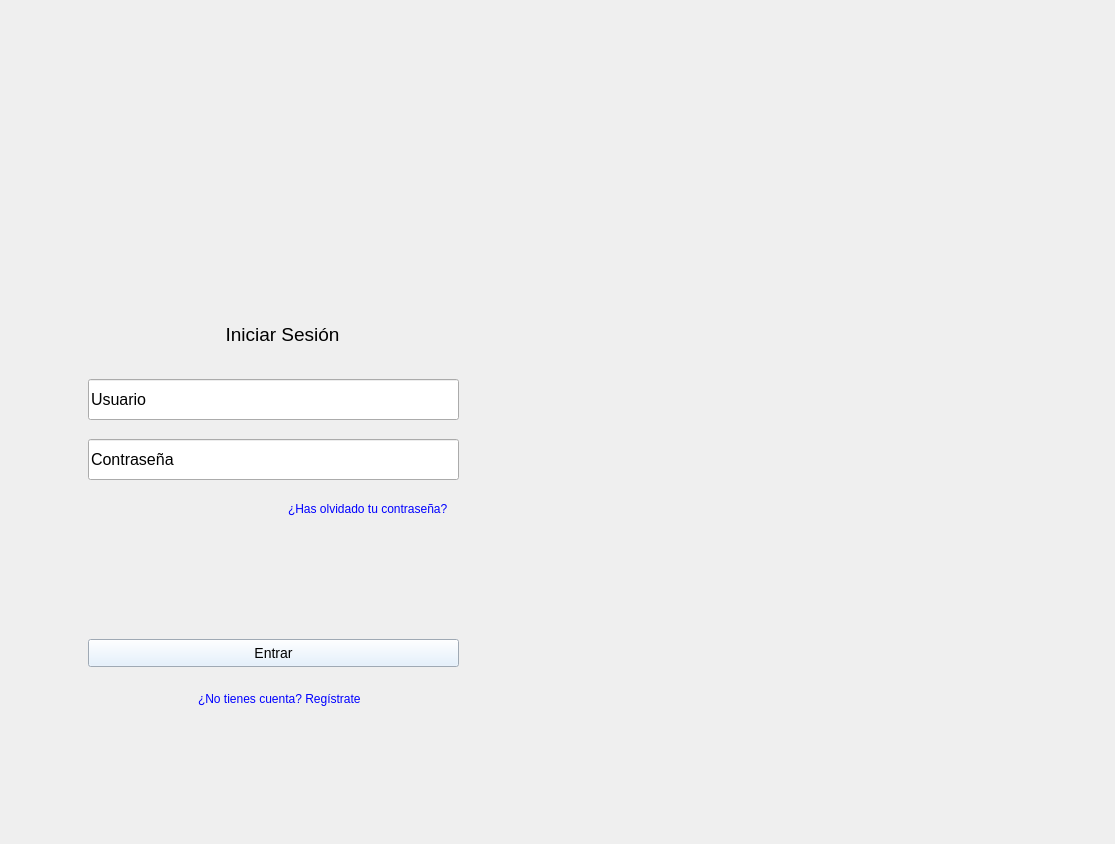
<?xml version="1.0" encoding="UTF-8"?>
<ui version="4.0">
 <class>MainWindow</class>
 <widget class="QMainWindow" name="MainWindow">
  <property name="geometry">
   <rect>
    <x>0</x>
    <y>0</y>
    <width>1115</width>
    <height>844</height>
   </rect>
  </property>
  <property name="windowTitle">
   <string>MainWindow</string>
  </property>
  <widget class="QWidget" name="centralwidget">
   <property name="styleSheet">
    <string notr="true">#centralwidget{
	border-image: url(:/imagenes/fondo.jpg);
}</string>
   </property>
   <layout class="QHBoxLayout" name="horizontalLayout">
    <item>
     <layout class="QHBoxLayout" name="horizontalLayout_2">
      <item>
       <widget class="QWidget" name="widget" native="true">
        <widget class="QWidget" name="widget_2" native="true">
         <property name="geometry">
          <rect>
           <x>9</x>
           <y>270</y>
           <width>531</width>
           <height>441</height>
          </rect>
         </property>
         <widget class="QLabel" name="inicio_sesion">
          <property name="geometry">
           <rect>
            <x>14</x>
            <y>30</y>
            <width>501</width>
            <height>51</height>
           </rect>
          </property>
          <property name="text">
           <string>&lt;html&gt;&lt;head/&gt;&lt;body&gt;&lt;p&gt;&lt;span style=&quot; font-size:14pt;&quot;&gt;Iniciar Sesión&lt;/span&gt;&lt;/p&gt;&lt;/body&gt;&lt;/html&gt;</string>
          </property>
          <property name="textFormat">
           <enum>Qt::RichText</enum>
          </property>
          <property name="alignment">
           <set>Qt::AlignCenter</set>
          </property>
         </widget>
         <widget class="QLineEdit" name="in_usuario">
          <property name="geometry">
           <rect>
            <x>70</x>
            <y>100</y>
            <width>371</width>
            <height>41</height>
           </rect>
          </property>
          <property name="styleSheet">
           <string notr="true">QLineEdit {
	font-size: 16px;
}
</string>
          </property>
          <property name="text">
           <string>Usuario</string>
          </property>
         </widget>
         <widget class="QLineEdit" name="in_contrasena">
          <property name="geometry">
           <rect>
            <x>70</x>
            <y>160</y>
            <width>371</width>
            <height>41</height>
           </rect>
          </property>
          <property name="styleSheet">
           <string notr="true">QLineEdit {
	font-size: 16px;
}
</string>
          </property>
          <property name="text">
           <string>Contraseña</string>
          </property>
         </widget>
         <widget class="QPushButton" name="botonEntrar">
          <property name="geometry">
           <rect>
            <x>70</x>
            <y>360</y>
            <width>371</width>
            <height>28</height>
           </rect>
          </property>
          <property name="styleSheet">
           <string notr="true">QPushButton {
	background-color: rgb(222, 237, 252);
	font-size: 14px;
}
</string>
          </property>
          <property name="text">
           <string>Entrar</string>
          </property>
         </widget>
         <widget class="QLabel" name="olvidado_contrasena">
          <property name="geometry">
           <rect>
            <x>270</x>
            <y>220</y>
            <width>171</width>
            <height>20</height>
           </rect>
          </property>
          <property name="styleSheet">
           <string notr="true">color: blue;</string>
          </property>
          <property name="text">
           <string>¿Has olvidado tu contraseña?</string>
          </property>
         </widget>
         <widget class="QLabel" name="cdRegistro">
          <property name="geometry">
           <rect>
            <x>180</x>
            <y>410</y>
            <width>171</width>
            <height>20</height>
           </rect>
          </property>
          <property name="styleSheet">
           <string notr="true">color: blue;</string>
          </property>
          <property name="text">
           <string>¿No tienes cuenta? Regístrate</string>
          </property>
         </widget>
        </widget>
       </widget>
      </item>
      <item>
       <widget class="QWidget" name="widget_3" native="true"/>
      </item>
     </layout>
    </item>
   </layout>
  </widget>
 </widget>
 <resources>
  <include location="../imagenes/recursos.qrc"/>
 </resources>
 <connections/>
</ui>
